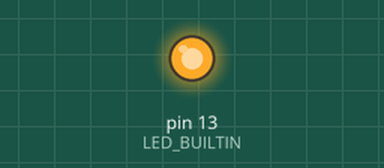
Simulated run of this sketch. Board: Arduino Uno, built with avr-gcc and run on an emulated ATmega328P. Shown: output pins drawn as LEDs (lit = HIGH).

Above: at 0.2 s.
At 24.0 s:
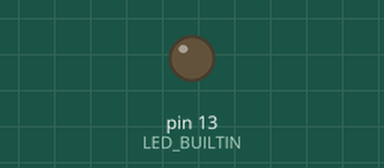
Timing chart, 0 to 32.5 s (numbered marks = the images above):
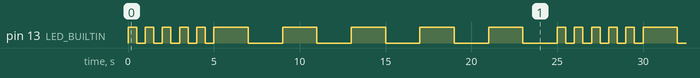

The sketch:

Blink.ino
```cpp
void setup() {
  pinMode(LED_BUILTIN, OUTPUT);
}

void blink(int time) {
  digitalWrite(LED_BUILTIN, HIGH);
  delay(time);
  digitalWrite(LED_BUILTIN, LOW);
  delay(time);
}

void loop() {
  for (int i = 0; i < 5; ++i) blink(500);
  for (int i = 0; i < 5; ++i) blink(2000);
}
```

Measured:
- by itself, pin 13 (LED_BUILTIN): repeats every 25.0 s: 4 × (LOW 0.50 s, HIGH 0.50 s), LOW 0.50 s, 5 × (HIGH 2.0 s, LOW 2.0 s), HIGH 0.50 s
- by itself, everything shown: repeats every 25.0 s, in 20 steps
